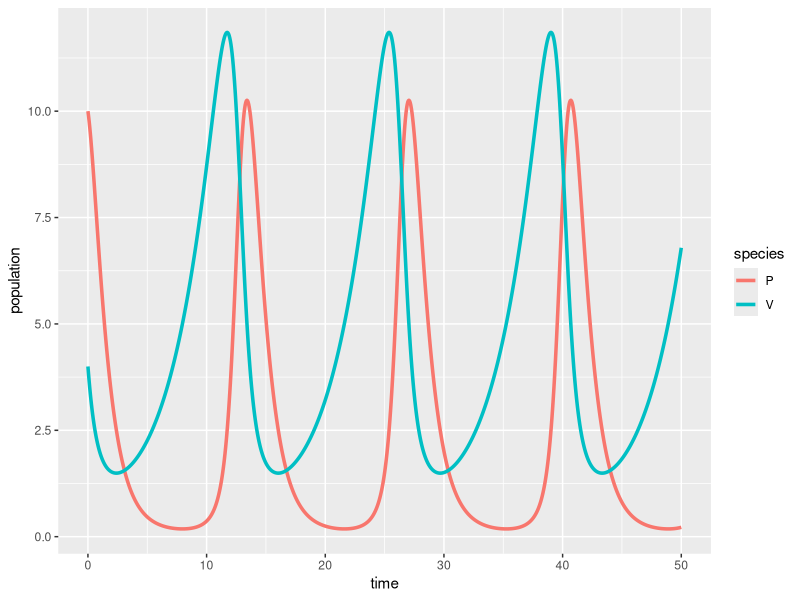

Source code (R):
## ---- chunk 1
#| message: false
#| warning: false
# load libraries ----
library(tidyverse)
library(deSolve)
library(kableExtra)
## ---- chunk 2
# Create a sequence of times (days) ----
time <- seq(from = 0, to = 50, by = 0.05)

# Set some parameter values (these can change - keep it in mind) ----
parameters <- c(r = .3, alpha = 0.12, beta = 0.2, q = 1)

# Set the initial condition (prey and predator populations at t = 0) ----
# Recall: V = prey, P = predator
init_cond <- c(V = 4, P = 10)

# Prepare the series of differential equations as a function ----
lv_equations <- function(time, init_cond, parameters) {
  with(as.list(c(init_cond, parameters)), {
    dVdt = r * V - alpha * V * P
    dPdt = beta * V * P - q * P
    return(list(c(dVdt, dPdt)))
  })
}

# Find the approximate the solution using `deSolve::ode()` ----
approx_lv <- ode(y = init_cond, times = time, func = lv_equations, parms = parameters)

# Check the class ----
class(approx_lv)

# We really want this to be a data frame, AND we want both prey (V) and predator (P) to be in the same column -- we'll learn why in EDS 221 (tidy data) ----
approx_lk_df <- data.frame(approx_lv) |> 
  pivot_longer(cols = c(V, P), names_to = "species", values_to = "population")

# Plot it ----
ggplot(data = approx_lk_df, aes(x = time, y = population)) +
  geom_line(aes(color = species), linewidth = 1.2)
